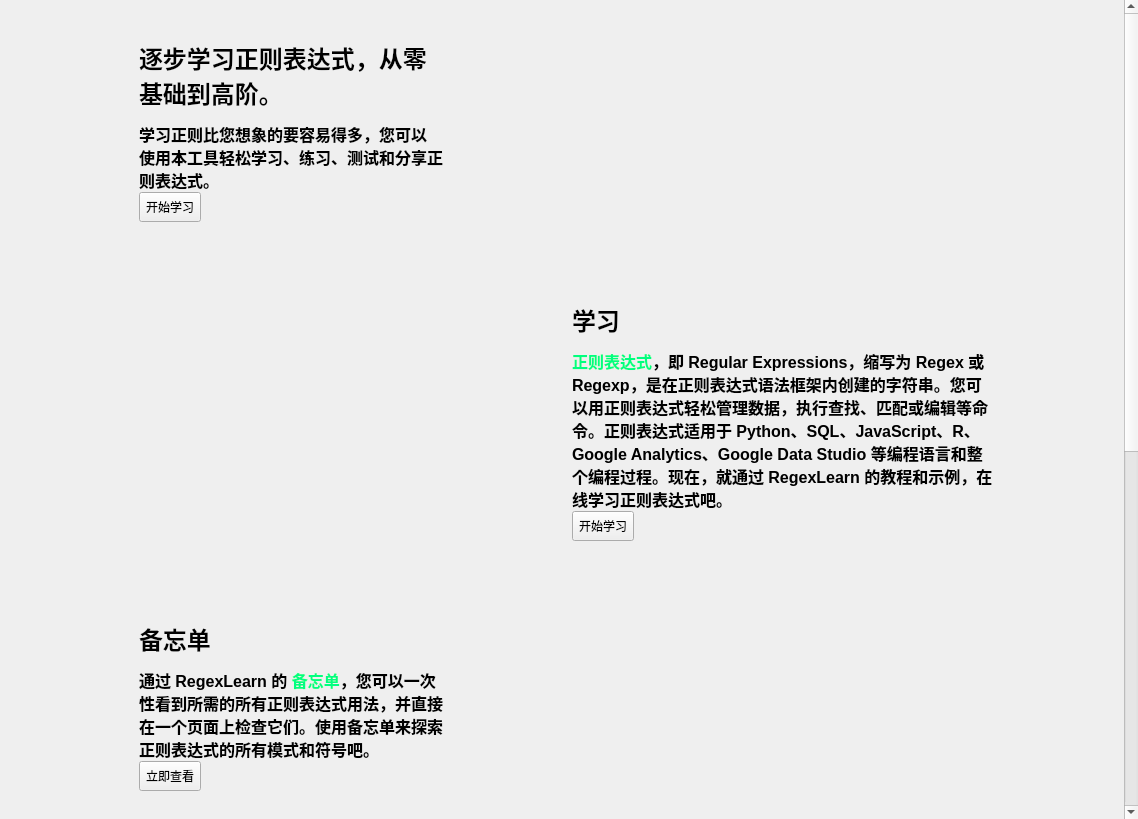
<?xml version="1.0" encoding="UTF-8"?>
<ui version="4.0">
 <class>HomeWindow</class>
 <widget class="QWidget" name="HomeWindow">
  <property name="geometry">
   <rect>
    <x>0</x>
    <y>0</y>
    <width>1138</width>
    <height>819</height>
   </rect>
  </property>
  <property name="windowTitle">
   <string>Form</string>
  </property>
  <layout class="QGridLayout" name="gridLayout">
   <property name="leftMargin">
    <number>0</number>
   </property>
   <property name="topMargin">
    <number>0</number>
   </property>
   <property name="rightMargin">
    <number>0</number>
   </property>
   <property name="bottomMargin">
    <number>0</number>
   </property>
   <property name="spacing">
    <number>0</number>
   </property>
   <item row="0" column="0">
    <widget class="QScrollArea" name="scrollArea">
     <property name="frameShape">
      <enum>QFrame::NoFrame</enum>
     </property>
     <property name="horizontalScrollBarPolicy">
      <enum>Qt::ScrollBarAlwaysOff</enum>
     </property>
     <property name="sizeAdjustPolicy">
      <enum>QAbstractScrollArea::AdjustToContents</enum>
     </property>
     <property name="widgetResizable">
      <bool>true</bool>
     </property>
     <property name="alignment">
      <set>Qt::AlignLeading|Qt::AlignLeft|Qt::AlignVCenter</set>
     </property>
     <widget class="QWidget" name="scrollAreaWidgetContents">
      <property name="geometry">
       <rect>
        <x>0</x>
        <y>-2181</y>
        <width>1121</width>
        <height>3000</height>
       </rect>
      </property>
      <layout class="QGridLayout" name="gridLayout_2">
       <property name="leftMargin">
        <number>10</number>
       </property>
       <property name="topMargin">
        <number>0</number>
       </property>
       <property name="rightMargin">
        <number>0</number>
       </property>
       <property name="bottomMargin">
        <number>0</number>
       </property>
       <property name="spacing">
        <number>0</number>
       </property>
       <item row="5" column="0">
        <widget class="QLabel" name="label_17">
         <property name="sizePolicy">
          <sizepolicy hsizetype="Fixed" vsizetype="Fixed">
           <horstretch>0</horstretch>
           <verstretch>0</verstretch>
          </sizepolicy>
         </property>
         <property name="maximumSize">
          <size>
           <width>500</width>
           <height>500</height>
          </size>
         </property>
         <property name="text">
          <string/>
         </property>
         <property name="pixmap">
          <pixmap resource="../../../res/homeWnd.qrc">:/png/homeWnd/Open Source.png</pixmap>
         </property>
         <property name="scaledContents">
          <bool>true</bool>
         </property>
        </widget>
       </item>
       <item row="0" column="0">
        <layout class="QVBoxLayout" name="verticalLayout">
         <item>
          <spacer name="verticalSpacer_2">
           <property name="orientation">
            <enum>Qt::Vertical</enum>
           </property>
           <property name="sizeHint" stdset="0">
            <size>
             <width>20</width>
             <height>40</height>
            </size>
           </property>
          </spacer>
         </item>
         <item>
          <widget class="QLabel" name="label_2">
           <property name="sizePolicy">
            <sizepolicy hsizetype="Minimum" vsizetype="Minimum">
             <horstretch>0</horstretch>
             <verstretch>0</verstretch>
            </sizepolicy>
           </property>
           <property name="font">
            <font>
             <stylestrategy>PreferAntialias</stylestrategy>
            </font>
           </property>
           <property name="text">
            <string>&lt;html&gt;&lt;head/&gt;&lt;body&gt;&lt;h1 style=&quot; margin-top:18px; margin-bottom:12px; margin-left:0px; margin-right:0px; -qt-block-indent:0; text-indent:0px;&quot;&gt;&lt;span style=&quot; font-size:xx-large; font-weight:700;&quot;&gt;逐步学习正则表达式，从零基础到高阶。&lt;/span&gt;&lt;/h1&gt;&lt;p&gt;&lt;span style=&quot; font-size:12pt; font-weight:700;&quot;&gt;学习正则比您想象的要容易得多，您可以使用本工具轻松学习、练习、测试和分享正则表达式。&lt;/span&gt;&lt;/p&gt;&lt;/body&gt;&lt;/html&gt;</string>
           </property>
           <property name="textFormat">
            <enum>Qt::AutoText</enum>
           </property>
           <property name="scaledContents">
            <bool>true</bool>
           </property>
           <property name="wordWrap">
            <bool>true</bool>
           </property>
          </widget>
         </item>
         <item>
          <widget class="QToolButton" name="btnStartLearn">
           <property name="minimumSize">
            <size>
             <width>30</width>
             <height>30</height>
            </size>
           </property>
           <property name="text">
            <string notr="true">开始学习</string>
           </property>
           <property name="iconSize">
            <size>
             <width>30</width>
             <height>30</height>
            </size>
           </property>
           <property name="toolButtonStyle">
            <enum>Qt::ToolButtonTextOnly</enum>
           </property>
          </widget>
         </item>
         <item>
          <spacer name="verticalSpacer">
           <property name="orientation">
            <enum>Qt::Vertical</enum>
           </property>
           <property name="sizeHint" stdset="0">
            <size>
             <width>20</width>
             <height>40</height>
            </size>
           </property>
          </spacer>
         </item>
        </layout>
       </item>
       <item row="5" column="1">
        <layout class="QVBoxLayout" name="verticalLayout_7">
         <item>
          <spacer name="verticalSpacer_13">
           <property name="orientation">
            <enum>Qt::Vertical</enum>
           </property>
           <property name="sizeHint" stdset="0">
            <size>
             <width>20</width>
             <height>40</height>
            </size>
           </property>
          </spacer>
         </item>
         <item>
          <widget class="QLabel" name="label_10">
           <property name="sizePolicy">
            <sizepolicy hsizetype="Minimum" vsizetype="Minimum">
             <horstretch>0</horstretch>
             <verstretch>0</verstretch>
            </sizepolicy>
           </property>
           <property name="text">
            <string>&lt;html&gt;&lt;head/&gt;&lt;body&gt;&lt;p&gt;&lt;span style=&quot; font-size:18pt; font-weight:700;&quot;&gt;开源 Regex Learning&lt;/span&gt;&lt;/p&gt;&lt;p&gt;&lt;span style=&quot; font-size:12pt; font-weight:700;&quot;&gt;是一个开源项目，欢迎社区贡献和免费使用。参与这个项目可以帮助您磨炼技能、学习和协作。您可以点击这里，贡献和支持本项目。&lt;/span&gt;&lt;/p&gt;&lt;/body&gt;&lt;/html&gt;</string>
           </property>
           <property name="textFormat">
            <enum>Qt::AutoText</enum>
           </property>
           <property name="scaledContents">
            <bool>true</bool>
           </property>
           <property name="wordWrap">
            <bool>true</bool>
           </property>
          </widget>
         </item>
         <item>
          <widget class="QToolButton" name="btnGithub">
           <property name="minimumSize">
            <size>
             <width>30</width>
             <height>30</height>
            </size>
           </property>
           <property name="text">
            <string notr="true">立即查看</string>
           </property>
           <property name="icon">
            <iconset resource="../../../res/homeWnd.qrc">
             <normaloff>:/svg/homeWnd/github.svg</normaloff>:/svg/homeWnd/github.svg</iconset>
           </property>
           <property name="iconSize">
            <size>
             <width>30</width>
             <height>30</height>
            </size>
           </property>
           <property name="toolButtonStyle">
            <enum>Qt::ToolButtonTextBesideIcon</enum>
           </property>
          </widget>
         </item>
         <item>
          <spacer name="verticalSpacer_14">
           <property name="orientation">
            <enum>Qt::Vertical</enum>
           </property>
           <property name="sizeHint" stdset="0">
            <size>
             <width>20</width>
             <height>40</height>
            </size>
           </property>
          </spacer>
         </item>
        </layout>
       </item>
       <item row="2" column="1">
        <widget class="QLabel" name="label_8">
         <property name="sizePolicy">
          <sizepolicy hsizetype="Fixed" vsizetype="Fixed">
           <horstretch>0</horstretch>
           <verstretch>0</verstretch>
          </sizepolicy>
         </property>
         <property name="maximumSize">
          <size>
           <width>500</width>
           <height>500</height>
          </size>
         </property>
         <property name="text">
          <string/>
         </property>
         <property name="pixmap">
          <pixmap resource="../../../res/homeWnd.qrc">:/png/homeWnd/Cheatsheet.png</pixmap>
         </property>
         <property name="scaledContents">
          <bool>true</bool>
         </property>
        </widget>
       </item>
       <item row="4" column="0">
        <layout class="QVBoxLayout" name="verticalLayout_11">
         <item>
          <spacer name="verticalSpacer_21">
           <property name="orientation">
            <enum>Qt::Vertical</enum>
           </property>
           <property name="sizeHint" stdset="0">
            <size>
             <width>20</width>
             <height>40</height>
            </size>
           </property>
          </spacer>
         </item>
         <item>
          <widget class="QLabel" name="label_12">
           <property name="sizePolicy">
            <sizepolicy hsizetype="Minimum" vsizetype="Minimum">
             <horstretch>0</horstretch>
             <verstretch>0</verstretch>
            </sizepolicy>
           </property>
           <property name="text">
            <string>&lt;html&gt;&lt;head/&gt;&lt;body&gt;&lt;p&gt;&lt;span style=&quot; font-size:18pt; font-weight:700;&quot;&gt;练习&lt;/span&gt;&lt;/p&gt;&lt;p&gt;&lt;span style=&quot; font-size:12pt; font-weight:700;&quot;&gt;如果您已经完成了学习部分，那么是时候开始练习了！在练习环节，您可以检测您的正则表达式知识，并做作相应水平的练习。&lt;/span&gt;&lt;/p&gt;&lt;/body&gt;&lt;/html&gt;</string>
           </property>
           <property name="textFormat">
            <enum>Qt::AutoText</enum>
           </property>
           <property name="scaledContents">
            <bool>true</bool>
           </property>
           <property name="wordWrap">
            <bool>true</bool>
           </property>
          </widget>
         </item>
         <item>
          <spacer name="verticalSpacer_22">
           <property name="orientation">
            <enum>Qt::Vertical</enum>
           </property>
           <property name="sizeHint" stdset="0">
            <size>
             <width>20</width>
             <height>40</height>
            </size>
           </property>
          </spacer>
         </item>
        </layout>
       </item>
       <item row="2" column="0">
        <layout class="QVBoxLayout" name="verticalLayout_5">
         <item>
          <spacer name="verticalSpacer_9">
           <property name="orientation">
            <enum>Qt::Vertical</enum>
           </property>
           <property name="sizeHint" stdset="0">
            <size>
             <width>20</width>
             <height>40</height>
            </size>
           </property>
          </spacer>
         </item>
         <item>
          <widget class="QLabel" name="label_6">
           <property name="sizePolicy">
            <sizepolicy hsizetype="Minimum" vsizetype="Minimum">
             <horstretch>0</horstretch>
             <verstretch>0</verstretch>
            </sizepolicy>
           </property>
           <property name="text">
            <string>&lt;html&gt;&lt;head/&gt;&lt;body&gt;&lt;p&gt;&lt;span style=&quot; font-size:18pt; font-weight:700;&quot;&gt;备忘单&lt;/span&gt;&lt;/p&gt;&lt;p&gt;&lt;span style=&quot; font-size:12pt; font-weight:700;&quot;&gt;通过 RegexLearn 的 &lt;/span&gt;&lt;span style=&quot; font-size:12pt; font-weight:700; color:#00ff7f;&quot;&gt;备忘单&lt;/span&gt;&lt;span style=&quot; font-size:12pt; font-weight:700;&quot;&gt;，您可以一次性看到所需的所有正则表达式用法，并直接在一个页面上检查它们。使用备忘单来探索正则表达式的所有模式和符号吧。&lt;/span&gt;&lt;/p&gt;&lt;/body&gt;&lt;/html&gt;</string>
           </property>
           <property name="textFormat">
            <enum>Qt::AutoText</enum>
           </property>
           <property name="scaledContents">
            <bool>true</bool>
           </property>
           <property name="wordWrap">
            <bool>true</bool>
           </property>
          </widget>
         </item>
         <item>
          <widget class="QToolButton" name="btnCheetSheet">
           <property name="minimumSize">
            <size>
             <width>30</width>
             <height>30</height>
            </size>
           </property>
           <property name="text">
            <string notr="true">立即查看</string>
           </property>
           <property name="iconSize">
            <size>
             <width>30</width>
             <height>30</height>
            </size>
           </property>
           <property name="toolButtonStyle">
            <enum>Qt::ToolButtonTextOnly</enum>
           </property>
          </widget>
         </item>
         <item>
          <spacer name="verticalSpacer_10">
           <property name="orientation">
            <enum>Qt::Vertical</enum>
           </property>
           <property name="sizeHint" stdset="0">
            <size>
             <width>20</width>
             <height>40</height>
            </size>
           </property>
          </spacer>
         </item>
        </layout>
       </item>
       <item row="1" column="1">
        <layout class="QVBoxLayout" name="verticalLayout_3">
         <item>
          <spacer name="verticalSpacer_5">
           <property name="orientation">
            <enum>Qt::Vertical</enum>
           </property>
           <property name="sizeHint" stdset="0">
            <size>
             <width>20</width>
             <height>40</height>
            </size>
           </property>
          </spacer>
         </item>
         <item>
          <widget class="QLabel" name="label_5">
           <property name="sizePolicy">
            <sizepolicy hsizetype="Minimum" vsizetype="Minimum">
             <horstretch>0</horstretch>
             <verstretch>0</verstretch>
            </sizepolicy>
           </property>
           <property name="text">
            <string>&lt;html&gt;&lt;head/&gt;&lt;body&gt;&lt;p&gt;&lt;span style=&quot; font-size:18pt; font-weight:700;&quot;&gt;学习&lt;/span&gt;&lt;/p&gt;&lt;p&gt;&lt;span style=&quot; font-size:12pt; font-weight:700; color:#00ff7f;&quot;&gt;正则表达式&lt;/span&gt;&lt;span style=&quot; font-size:12pt; font-weight:700;&quot;&gt;，即 Regular Expressions，缩写为 Regex 或 Regexp，是在正则表达式语法框架内创建的字符串。您可以用正则表达式轻松管理数据，执行查找、匹配或编辑等命令。正则表达式适用于 Python、SQL、JavaScript、R、Google Analytics、Google Data Studio 等编程语言和整个编程过程。现在，就通过 RegexLearn 的教程和示例，在线学习正则表达式吧。&lt;/span&gt;&lt;/p&gt;&lt;/body&gt;&lt;/html&gt;</string>
           </property>
           <property name="textFormat">
            <enum>Qt::AutoText</enum>
           </property>
           <property name="scaledContents">
            <bool>true</bool>
           </property>
           <property name="wordWrap">
            <bool>true</bool>
           </property>
          </widget>
         </item>
         <item>
          <widget class="QToolButton" name="btnStartLearn_1">
           <property name="minimumSize">
            <size>
             <width>30</width>
             <height>30</height>
            </size>
           </property>
           <property name="text">
            <string notr="true">开始学习</string>
           </property>
           <property name="iconSize">
            <size>
             <width>30</width>
             <height>30</height>
            </size>
           </property>
           <property name="toolButtonStyle">
            <enum>Qt::ToolButtonTextOnly</enum>
           </property>
          </widget>
         </item>
         <item>
          <spacer name="verticalSpacer_6">
           <property name="orientation">
            <enum>Qt::Vertical</enum>
           </property>
           <property name="sizeHint" stdset="0">
            <size>
             <width>20</width>
             <height>40</height>
            </size>
           </property>
          </spacer>
         </item>
        </layout>
       </item>
       <item row="4" column="1">
        <widget class="QLabel" name="label_16">
         <property name="sizePolicy">
          <sizepolicy hsizetype="Fixed" vsizetype="Fixed">
           <horstretch>0</horstretch>
           <verstretch>0</verstretch>
          </sizepolicy>
         </property>
         <property name="maximumSize">
          <size>
           <width>500</width>
           <height>500</height>
          </size>
         </property>
         <property name="text">
          <string/>
         </property>
         <property name="pixmap">
          <pixmap resource="../../../res/homeWnd.qrc">:/png/homeWnd/Practise.png</pixmap>
         </property>
         <property name="scaledContents">
          <bool>true</bool>
         </property>
        </widget>
       </item>
       <item row="3" column="0">
        <widget class="QLabel" name="label_11">
         <property name="sizePolicy">
          <sizepolicy hsizetype="Fixed" vsizetype="Fixed">
           <horstretch>0</horstretch>
           <verstretch>0</verstretch>
          </sizepolicy>
         </property>
         <property name="maximumSize">
          <size>
           <width>500</width>
           <height>500</height>
          </size>
         </property>
         <property name="text">
          <string/>
         </property>
         <property name="pixmap">
          <pixmap resource="../../../res/homeWnd.qrc">:/png/homeWnd/Playground.png</pixmap>
         </property>
         <property name="scaledContents">
          <bool>true</bool>
         </property>
        </widget>
       </item>
       <item row="0" column="1">
        <widget class="QLabel" name="label">
         <property name="sizePolicy">
          <sizepolicy hsizetype="Fixed" vsizetype="Fixed">
           <horstretch>0</horstretch>
           <verstretch>0</verstretch>
          </sizepolicy>
         </property>
         <property name="maximumSize">
          <size>
           <width>500</width>
           <height>500</height>
          </size>
         </property>
         <property name="text">
          <string/>
         </property>
         <property name="pixmap">
          <pixmap resource="../../../res/homeWnd.qrc">:/png/homeWnd/Done.png</pixmap>
         </property>
         <property name="scaledContents">
          <bool>true</bool>
         </property>
        </widget>
       </item>
       <item row="1" column="0">
        <widget class="QLabel" name="label_3">
         <property name="sizePolicy">
          <sizepolicy hsizetype="Fixed" vsizetype="Fixed">
           <horstretch>0</horstretch>
           <verstretch>0</verstretch>
          </sizepolicy>
         </property>
         <property name="maximumSize">
          <size>
           <width>500</width>
           <height>500</height>
          </size>
         </property>
         <property name="text">
          <string/>
         </property>
         <property name="pixmap">
          <pixmap resource="../../../res/homeWnd.qrc">:/png/homeWnd/Learn.png</pixmap>
         </property>
         <property name="scaledContents">
          <bool>true</bool>
         </property>
        </widget>
       </item>
       <item row="3" column="1">
        <layout class="QVBoxLayout" name="verticalLayout_18">
         <item>
          <spacer name="verticalSpacer_23">
           <property name="orientation">
            <enum>Qt::Vertical</enum>
           </property>
           <property name="sizeHint" stdset="0">
            <size>
             <width>20</width>
             <height>40</height>
            </size>
           </property>
          </spacer>
         </item>
         <item>
          <widget class="QLabel" name="label_30">
           <property name="sizePolicy">
            <sizepolicy hsizetype="Minimum" vsizetype="Minimum">
             <horstretch>0</horstretch>
             <verstretch>0</verstretch>
            </sizepolicy>
           </property>
           <property name="text">
            <string>&lt;html&gt;&lt;head/&gt;&lt;body&gt;&lt;p&gt;&lt;span style=&quot; font-size:18pt; font-weight:700;&quot;&gt;游乐场&lt;/span&gt;&lt;/p&gt;&lt;p&gt;&lt;span style=&quot; font-size:12pt; font-weight:700;&quot;&gt;如果想要生成正则表达式，您可以通过游乐场轻松构建和测试您的正则表达式模式。作为测试者，您可以验证正则表达式，并在团队协作中与其他人共享。&lt;/span&gt;&lt;/p&gt;&lt;/body&gt;&lt;/html&gt;</string>
           </property>
           <property name="textFormat">
            <enum>Qt::AutoText</enum>
           </property>
           <property name="scaledContents">
            <bool>true</bool>
           </property>
           <property name="wordWrap">
            <bool>true</bool>
           </property>
          </widget>
         </item>
         <item>
          <widget class="QToolButton" name="btnPlayGround">
           <property name="minimumSize">
            <size>
             <width>30</width>
             <height>30</height>
            </size>
           </property>
           <property name="text">
            <string notr="true">立即查看</string>
           </property>
           <property name="iconSize">
            <size>
             <width>30</width>
             <height>30</height>
            </size>
           </property>
           <property name="toolButtonStyle">
            <enum>Qt::ToolButtonTextOnly</enum>
           </property>
          </widget>
         </item>
         <item>
          <spacer name="verticalSpacer_37">
           <property name="orientation">
            <enum>Qt::Vertical</enum>
           </property>
           <property name="sizeHint" stdset="0">
            <size>
             <width>20</width>
             <height>40</height>
            </size>
           </property>
          </spacer>
         </item>
        </layout>
       </item>
      </layout>
     </widget>
    </widget>
   </item>
  </layout>
 </widget>
 <resources>
  <include location="../../../res/homeWnd.qrc"/>
 </resources>
 <connections/>
</ui>
